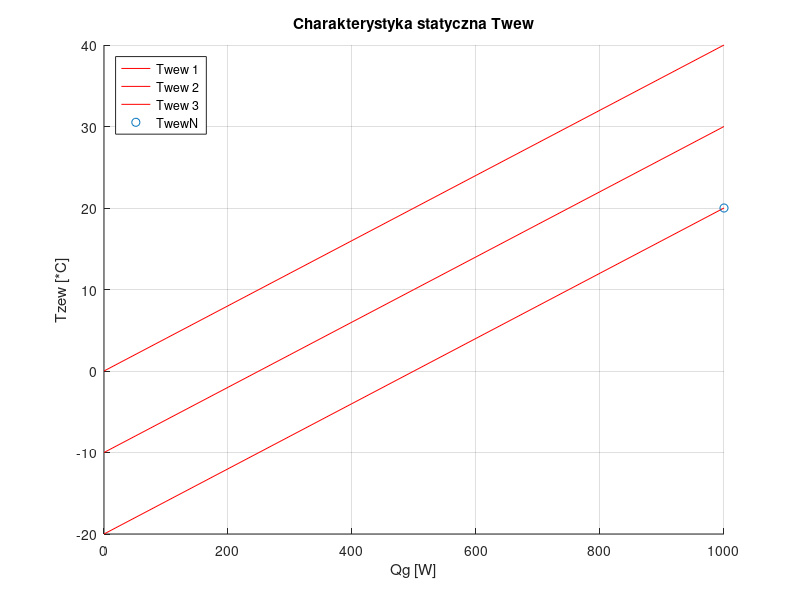
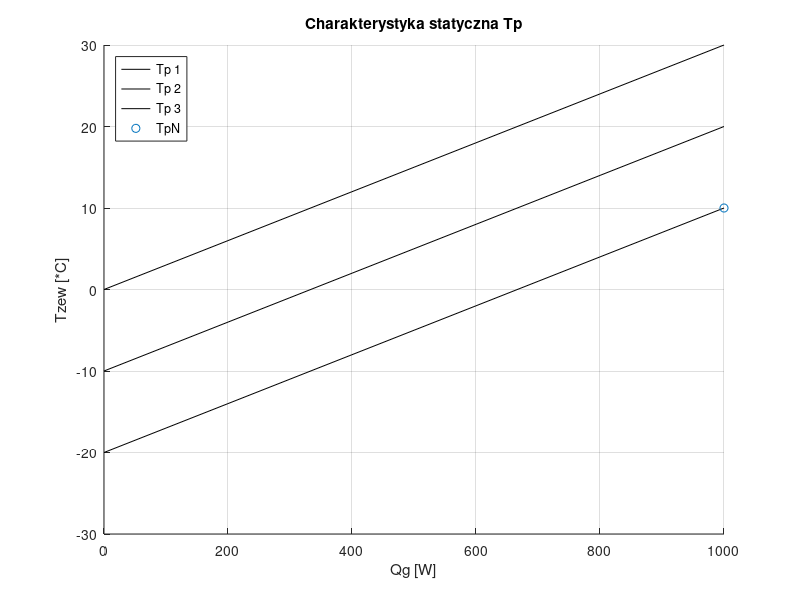

Source code (MATLAB) for these figures, in order:
clear all;
close all;
figure();
hold on;
grid on;

TzewN=-20;
TwewN=20;
QgN=1000;
TpN=10;

a=0.25;
opis='';

Kcw=QgN/(TwewN-TzewN+a*(TwewN-TpN));
Kcwp=a*Kcw;
Kcp=(a*Kcw*(TwewN-TpN)/(TpN-TzewN));

Qg=[0:0.1*QgN:QgN];
Tzew=[TzewN,-10,0];


%%%%%%%%%%%%%%%%%%%%%%%%%%%%%%%%%%%%%%%%%%%%%%%%%%%%%%%%%%%%%%%%%%%%%%%%%%%


for i=1:size(Tzew,2)
    Tp=(Kcp*Kcw*Tzew(i)+Kcp*Kcwp*Tzew(i)+Kcwp*Qg+Kcw*Tzew(i)*Kcwp)/(Kcw*Kcwp+Kcw*Kcp+Kcwp*Kcp);
    Twew=(Qg+Kcw*Tzew(i)+Kcwp*Tp)/(Kcw+Kcwp);
    %Twew=(Kcp*(Tzew(i)*(Kcw+Kcwp)+Qg)+Kcwp*(Kcw*Tzew(i)+Qg))/(Kcp*(Kcw+Kcwp)+Kcw*Kcwp);
    
    title('Charakterystyka statyczna Twew')
    plot(Qg, Twew, 'r-')
    opis=[opis,sprintf('Twew%2.0f,',i)];
end
legend(strsplit(opis,','),'Location','northwest')
plot(QgN,TwewN,'o','DisplayName','TwewN')
xlabel('Qg [W]')
ylabel('Tzew [*C]')


figure();
hold on;
grid on;
opis='';
for i=1:size(Tzew,2)
    Tp=(Kcp*Kcw*Tzew(i)+Kcp*Kcwp*Tzew(i)+Kcwp*Qg+Kcw*Tzew(i)*Kcwp)/(Kcw*Kcwp+Kcw*Kcp+Kcwp*Kcp);
    Twew=(Qg+Kcw*Tzew(i)+Kcwp*Tp)/(Kcw+Kcwp);
    %Twew=(Kcp*(Tzew(i)*(Kcw+Kcwp)+Qg)+Kcwp*(Kcw*Tzew(i)+Qg))/(Kcp*(Kcw+Kcwp)+Kcw*Kcwp);
    
    title('Charakterystyka statyczna Tp')
    plot(Qg, Tp, 'k-')
    opis=[opis,sprintf('Tp%2.0f,',i)];
end
legend(strsplit(opis,','),'Location','northwest')
plot(QgN,TpN,'o','DisplayName','TpN')
xlabel('Qg [W]')
ylabel('Tzew [*C]')



